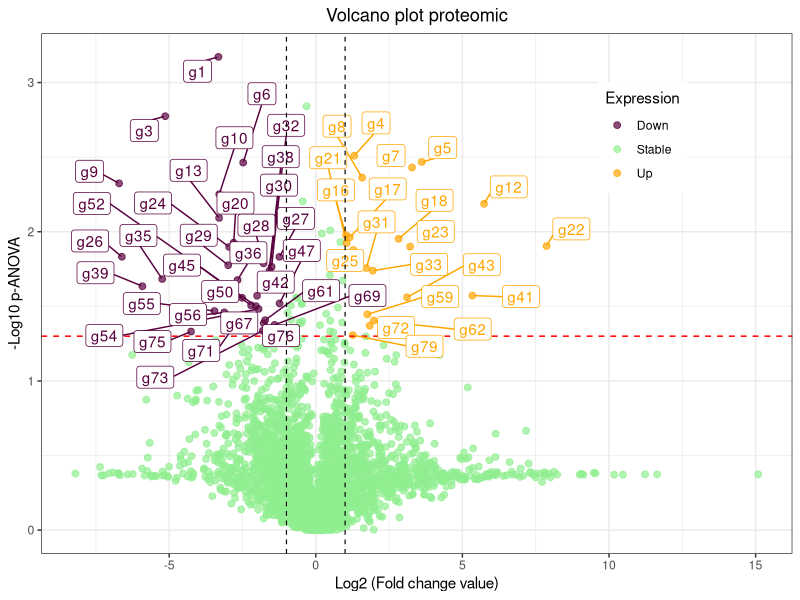

Generate this figure with R:
#Volcano Plot

#Description: When analyzing data for RNA based gene expression profiling (GEP) 
#the volcano plot illustrates the log[10]-transformed adjusted p-Value against 
#the log-fold change for each probe in the assay, this tool will provide 
#visualization of such results. Each point on the graph represents a gene. 
#The log2-fold differences between the groups are plotted on the x-axis and the
#-log10 p-value differences are plotted on the y-axis. The horizontal dashed 
#line represents the significance threshold specified in the analysis, usually
#derived using a multiple testing correction.

#Authors: Flores Valdez M & Padilla Mendoza JR

#Version: 17-11-2023

#Packages:

library(ggplot2)
library(tidyverse)
library(ggrepel)
library(ggthemes)

#Input file:

proteomica <- read.csv("ExampleVolcano.csv")

#Code:

proteomica <- proteomica%>%
  mutate(Expression = if_else(Anova..p. < 0.05 & abs(Log.2.FX.Ctl) > 1,
                             if_else(Log.2.FX.Ctl > 1, "Up", "Down"),
                             "Stable"))  
proteomica$Log.2.FX.Ctl <- as.numeric(proteomica$Log.2.FX.Ctl)


ggplot(data=proteomica,
       aes(x = Log.2.FX.Ctl, y = p.Value, 
       label=ifelse(p.Value>1.3 & Log.2.FX.Ctl> 1.0 | p.Value>1.3 & Log.2.FX.Ctl< -1.0,as.character(Filler),''),
       colour = Expression))+
  geom_point(alpha = .7, size = 2)+  
  geom_hline(yintercept = 1.3, lty = 2, col= "red", lwd= .5)+
  geom_label_repel(force= 5, max.overlaps = Inf, show.legend = FALSE)+
  
  scale_color_manual(values = c("#58003d","lightgreen","orange")) +
  
  geom_vline(xintercept = c(-1,1), lty = 2, col= "black", lwd = .4)+
  
  labs(x= "Log2 (Fold change value)",
       y= "-Log10 p-ANOVA", 
       title = "Volcano plot proteomic")+
  theme_bw()+
   
  guides(colour = guide_legend(override.aes = list(size=2.0)))+
 
  theme(plot.title = element_text(hjust = 0.5), legend.position = c(0.8, 0.8))

 
